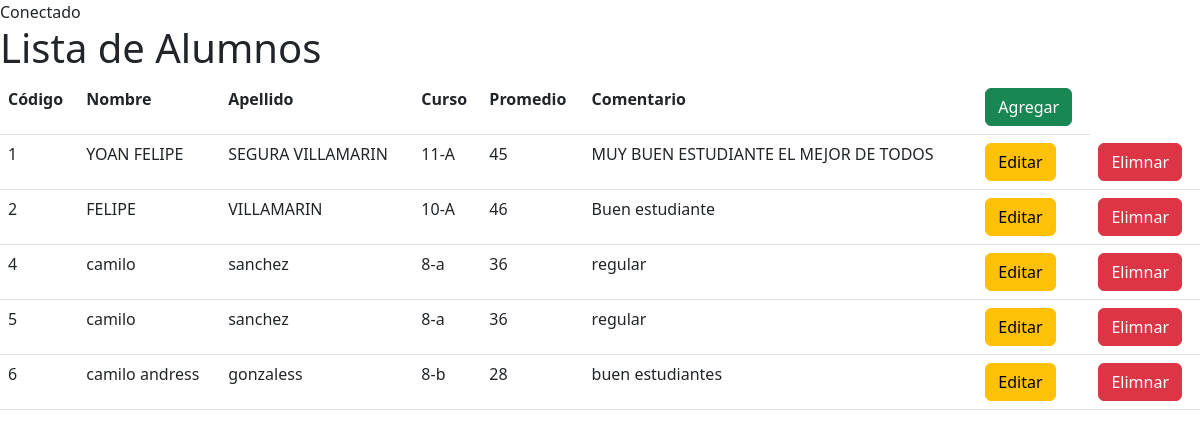
The page / on the database its author committed.
### tables this page shows
CREATE TABLE IF NOT EXISTS `alumno` (
  `codigoAlumno` int NOT NULL AUTO_INCREMENT,
  `nombreAlumno` varchar(60) NOT NULL,
  `apellidoAlumno` varchar(60) NOT NULL,
  `cursoAlumno` varchar(60) NOT NULL,
  `promedioAlumno` varchar(50) NOT NULL,
  `comentarioAlumno` varchar(100) NOT NULL,
  PRIMARY KEY (`codigoAlumno`)
);

### src/Connection/DbConnection.php (called while the page is built, shortened)
<?php
class dbConnection extends \mysqli
{
    public function openConnection()
    {
        $this->conn = new \mysqli('localhost', 'root', '', 'emjphp');
        $this->conn->set_charset('utf8mb4');
        return $this->conn;
    }
}

### src/Dao/AlumnoDao.php (called while the page is built, shortened)
<?php
require_once (__DIR__ . "/../Connection/DbConnection.php");
class AlumnoDAO
{
    function ListarAlumno()
    {
        $db = new dbConnection();
        $listaAlumno = $db->openConnection()->query("SELECT `alumno`.`codigoAlumno`,
            `alumno`.`nombreAlumno`,
            `alumno`.`apellidoAlumno`,
            `alumno`.`cursoAlumno`,
            `alumno`.`promedioAlumno`,
            `alumno`.`comentarioAlumno`
            FROM alumno"
        );
        return $listaAlumno;
    }
}

### src/index.php (the view, shortened to what this page needs)
<?php
require_once "Dao/AlumnoDao.php";
$alumnoDao = new Dao\AlumnoDAO();
$listaAlumnos = $alumnoDao->ListarAlumno();
?>
<!doctype html>
<html lang="es">
<head>
    <link href="https://cdn.jsdelivr.net/npm/bootstrap@5.3.0/dist/css/bootstrap.min.css" rel="stylesheet">
</head>
<body>
<h1>Lista de Alumnos</h1>
<table class="table">
    <tr>
        <th>Código</th>
        <th>Nombre</th>
        <th>Apellido</th>
        <th>Curso</th>
        <th>Promedio</th>
        <th>Comentario</th>
        <th ><a class="btn btn-success" href="Views/Insert.php">Agregar</a></th>
    </tr>
    <?php foreach ($listaAlumnos as $alumno) { ?>
        <tr>
            <td><?php echo $alumno['codigoAlumno']; ?></td>
            <td><?php echo $alumno['nombreAlumno']; ?></td>
            <td><?php echo $alumno['apellidoAlumno']; ?></td>
            <td><?php echo $alumno['cursoAlumno']; ?></td>
            <td><?php echo $alumno['promedioAlumno']; ?></td>
            <td><?php echo $alumno['comentarioAlumno']; ?></td>
            <td><a class="btn btn-warning" href="./Views/Update.php?id=<?=$alumno['codigoAlumno'] ?>">Editar</a></td>
            <td><a class="btn btn-danger" href="./Views/delete.php?id=<?=$alumno['codigoAlumno'] ?>">Elimnar</a></td>
        </tr>
    <?php } ?>
</table>
</body>
</html>

### rows shown on the page
alumno: codigoAlumno "1", nombreAlumno "YOAN FELIPE", apellidoAlumno "SEGURA VILLAMARIN", cursoAlumno "11-A", promedioAlumno "45", comentarioAlumno "MUY BUEN ESTUDIANTE EL MEJOR DE TODOS"
alumno: codigoAlumno "2", nombreAlumno "FELIPE", apellidoAlumno "VILLAMARIN", cursoAlumno "10-A", promedioAlumno "46", comentarioAlumno "Buen estudiante"
alumno: codigoAlumno "4", nombreAlumno "camilo", apellidoAlumno "sanchez", cursoAlumno "8-a", promedioAlumno "36", comentarioAlumno "regular"
alumno: codigoAlumno "5", nombreAlumno "camilo", apellidoAlumno "sanchez", cursoAlumno "8-a", promedioAlumno "36", comentarioAlumno "regular"
alumno: codigoAlumno "6", nombreAlumno "camilo andress", apellidoAlumno "gonzaless", cursoAlumno "8-b", promedioAlumno "28", comentarioAlumno "buen estudiantes"
